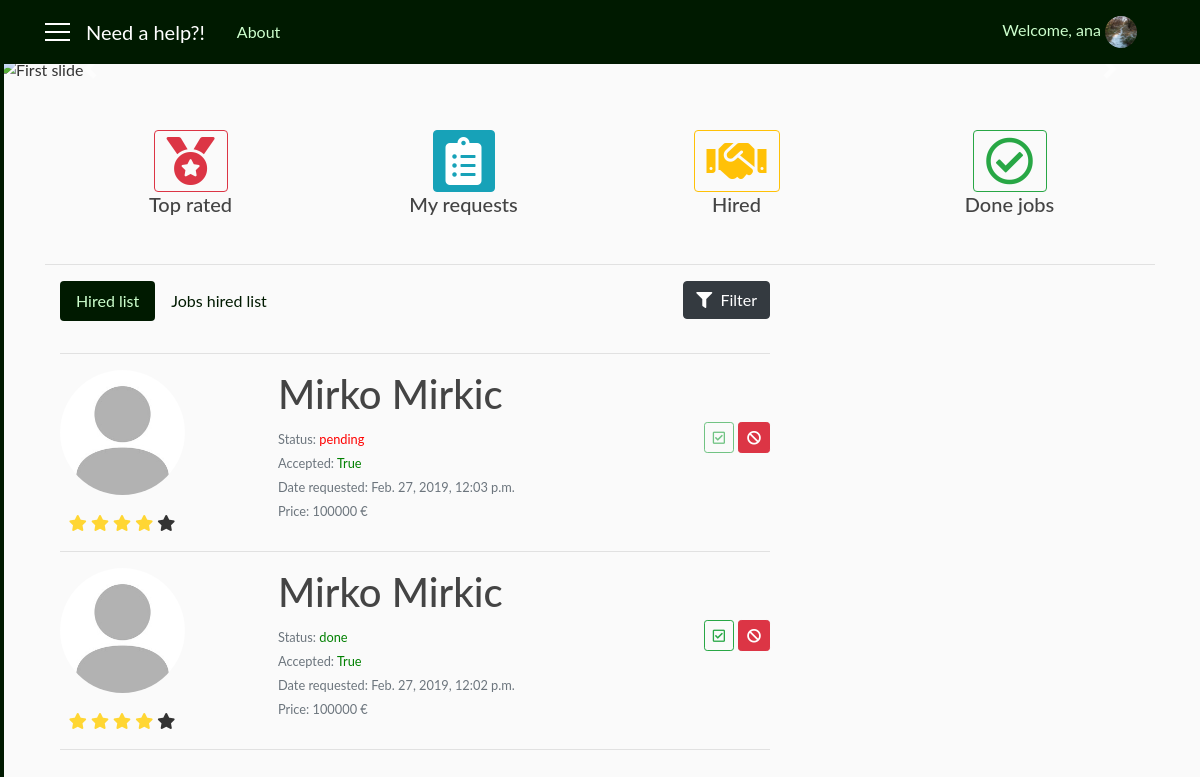
The page /hired_user/1 (signed in) on the database its author committed.
### user/models.py (models this page shows, shortened)
class Profile(models.Model):
    user = models.OneToOneField(User, on_delete=models.CASCADE)
    gender = models.CharField(max_length=10, choices=GENDER, default='male')
    address = models.CharField(max_length=30, blank=True)
    birth_date = models.DateField(null=True, blank=True)
    phone_number = models.CharField(max_length=100, blank=True)
    costs = models.IntegerField(default=100)
    role = models.CharField(max_length=15, choices=ROLES, default='client')
    profession = models.CharField(max_length=250, choices=PROFESSION, default='Other')
    knowledges = models.TextField(max_length=1000, blank=True)
    photo = models.ImageField(default='default_user.jpg', upload_to='profile_user')

class Hire(models.Model):
    user = models.ForeignKey(User, on_delete=models.CASCADE)
    repairman = models.IntegerField()
    status = models.CharField(max_length=100, default='pending')
    accepted = models.BooleanField(default=False)
    date = models.DateTimeField(auto_now_add=True)

### need_a_help_app/views.py (the view)
# urls.py: path('hired_user/<int:pk>', views.HiredListView.as_view(), name='hired_user'),
class HiredListView(LoginRequiredMixin, ListView):
    model = Hire
    template_name = 'need_a_help_app/hired_user.html'
    context_object_name = 'hir'
    paginate_by = 2
    def get_queryset(self):
        user = get_object_or_404(User, pk=self.kwargs.get('pk'))
        return Hire.objects.filter(user=user).order_by('-date')
    def get_context_data(self, **kwargs):
        context_data = super(HiredListView, self).get_context_data(**kwargs)
        users = User.objects.all()
        job = JobHire.objects.filter(status='pending').order_by('-date_hired')
        context_data['us'] = users
        context_data['job'] = job
        return context_data

### need_a_help_app/templates/need_a_help_app/hired_user.html (shortened to what this page needs)
{% extends 'need_a_help_app/base.html' %}
{% block content %}
   <div class="row">
    <div class="col-sm-8">
        <ul class="nav nav-pills mb-3" id="pills-tab" role="tablist">
        <li class="nav-item">
          <a class="nav-link active hire" id="pills-list-tab" data-toggle="pill" href="#pills-list" role="tab" aria-controls="pills-list" aria-selected="true">Hired list</a>
        </li>
        <li class="nav-item">
          <a class="nav-link hire" id="pills-jobs-tab" data-toggle="pill" href="#pills-jobs" role="tab" aria-controls="pills-jobs" aria-selected="false">Jobs hired list</a>
        </li>
      </ul>
    </div>
    <div class="col-sm-4" align="right">
        <button type="button" class="btn btn-dark" data-toggle="modal" data-target="#filter"><i class="fas fa-filter"></i>&nbsp Filter</button>
    </div>
   </div>
   <hr width="100%">
    <div class="tab-content" id="pills-tabContent">
      <div class="tab-pane fade show active" id="pills-list" role="tabpanel" aria-labelledby="pills-list-tab">
        {% if hir %}
           {% for i in hir %}
                <div class="row">
                    <div class="col-sm-3">
                        {% for j in us %}
                            {% if j.id == i.repairman %}
                                <a href="{% url 'info' j.id %}">
                                    <img class="rounded-circle account-img" src="{{ j.profile.photo.url }}">
                                </a>
                            {% endif %}
                        {% endfor %}
                        <div class="row">
                            <div class="col-sm-10" align="center">
                                <i class="fas fa-star" style="color: #ffd633" aria-hidden="true"></i>
                                <i class="fas fa-star" style="color: #ffd633" aria-hidden="true"></i>
                                <i class="fas fa-star" style="color: #ffd633" aria-hidden="true"></i>
                                <i class="fas fa-star" style="color: #ffd633" aria-hidden="true"></i>
                                <i class="fas fa-star" aria-hidden="true"></i>
                            </div>
                        </div>
                    </div>
                    <div class="col-sm-7 pl-5">
                        {% for j in us %}
                            {% if j.id == i.repairman %}
                                <h1>{{ j.first_name }} {{ j.last_name }}</h1>
                            {% endif %}
                        {% endfor %}
                        {% if i.status == 'pending' %}
                            <small class="text-secondary text-muted">Status: <span style="color: red">{{ i.status }}</span></small><br>
                        {% else %}
                            <small class="text-secondary text-muted">Status: <span style="color: green">{{ i.status }}</span></small><br>
                        {% endif %}
                        {% if not i.accepted %}
                            <small class="text-secondary text-muted">Accepted: <span style="color: red">{{ i.accepted }}</span></small><br>
                        {% else %}
                            <small class="text-secondary text-muted">Accepted: <span style="color: green">{{ i.accepted }}</span></small><br>
                        {% endif %}
                        <small class="text-secondary text-muted">Date requested: {{ i.date }}</small><br>
                        <small class="text-secondary text-muted">Price: 100000 €</small><br>
                    </div>
                    <div class="col-sm-2 pt-5" align="right">
                        {% if i.status == 'pending' %}
                            <a href="#" class="btn btn-outline-success btn-sm mt-1 mb-1 disabled"><i class="far fa-check-square"></i></a>
                        {% else %}
                            <button type="button" class="btn btn-outline-success btn-sm mt-1 mb-1" data-toggle="modal" data-target="#done_job"><i class="far fa-check-square"></i></button>
                        {% endif %}
                        <a href="#" class="btn btn-danger btn-sm mt-1 mb-1"><i class="fa fa-ban" aria-hidden="true"></i></a>
                    </div>
                </div>
                <hr width="100%">
           {% endfor %}
       {% else %}
        <h3 class="text-secondary text-muted" align="center">No results</h3>
       {% endif %}
      </div>
    </div>
{% endblock %}

### need_a_help_app/templates/need_a_help_app/base.html (shortened to what this page needs)
{% load static %}
<!DOCTYPE html>
<html>
    <head>
        <link rel="stylesheet" href="https://maxcdn.bootstrapcdn.com/bootstrap/4.0.0/css/bootstrap.min.css">
        <link rel="stylesheet" href="https://use.fontawesome.com/releases/v5.7.2/css/all.css">
        <link rel="stylesheet" type="text/css" href="{% static 'need_a_help_app/style.css' %}">
    </head>
    <body>
      <div id="wrapper">
          {% if user.is_authenticated and user.profile.role == 'client' %}
            <div id="sidebar-wrapper">
                <ul class="sidebar-nav">
                    <div class="list-group pt-2">
                      <a class="list-group-item sb" href="{% url 'main' %}">&nbsp; Home</a>
                      <a class="list-group-item sb" href="#">&nbsp; Messages</a>
                      <a class="list-group-item sb" href="{% url 'profile' %}">&nbsp; Settings</a>
                      <a class="list-group-item sb" href="{% url 'favorites' %}">&nbsp; My favourites</a>
                    </div>
                </ul>
            </div>
          {% endif %}
          <header class="site-header">
            <nav class="navbar navbar-expand-md navbar-dark bg-steel fixed-top">
              <div class="container">
                {% if user.is_authenticated %}
                  <a href='#' id='menu-toggle'><div class='menu-icon'></div>
                                  <div class='menu-icon'></div>
                                  <div class='menu-icon'></div></a>
                  <a class="navbar-brand mr-4 ml-3" href="{% url 'main' %}">Need a help?!</a>
                {% else %}
                  <a class="navbar-brand mr-4" href="#">Need a help?!</a>
                {% endif %}
                <div class="collapse navbar-collapse" id="navbarToggle">
                  <div class="navbar-nav mr-auto">
                    <a class="nav-item nav-link" href="{% url 'home' %}">About</a>
                  </div>
                  <div class="navbar-nav">
                    {% if user.is_authenticated %}
                      <span class="nav-item nav-link">Welcome, {{ user.username }}
                        <img class="rounded-circle navbar-img popOver" data-title="Logged in as {{ user.profile.role }}" data-content="
                            <a class='list-group-item sb' href='{% url 'info' user.id %}'><i class='fa fa-user fa-fw' aria-hidden='true'></i>&nbsp; My profile</a>
                            <a class='list-group-item sb' href='{% url 'logout' %}'><i class='fas fa-power-off'></i>&nbsp Logout</a>" data-placement="bottom" data-html="true" data-toggle="popover" data-container="body" data-trigger="click" src="{{ user.profile.photo.url }}">
                      </span>
                    {% else %}
                      <a class="nav-item nav-link" href="{% url 'login' %}">Login</a>
                      <a class="nav-item nav-link" href="{% url 'register' %}">Register</a>
                    {% endif %}
                  </div>
                </div>
              </div>
            </nav>
          </header>
          <div id="page-content-wrapper">
            {% if user.is_authenticated and user.profile.role == 'client' %}
              {% block app_client %}
                <div id="carouselExampleIndicators" class="carousel slide" data-ride="carousel">
                  <ol class="carousel-indicators">
                  </ol>
                  <div class="carousel-inner">
                        <div class="carousel-item active">
                            <img class="slide-img" src="https://www.bing.com/th?id=OIP.GdOM_bEhNhmrmAG4XTVTiQHaE8&pid=Api" alt="First slide">
                        </div>
                  </div>
                  <a class="carousel-control-prev" href="#carouselExampleIndicators" role="button" data-slide="prev">
                    <span class="carousel-control-prev-icon" aria-hidden="true"></span>
                  </a>
                  <a class="carousel-control-next" href="#carouselExampleIndicators" role="button" data-slide="next">
                    <span class="carousel-control-next-icon" aria-hidden="true"></span>
                  </a>
                </div>
                <div class="container">
                <br/>
                <div class="container p-4">
                    <div class="row" align="center">
                        <div class="col-sm-3">
                            <a href="#" class="btn btn-outline-danger"><i class="fas fa-medal fa-3x"></i></a>
                        </div>
                        <div class="col-sm-3">
                            <a href="{% url 'requests_user' user.id %}" class="btn btn-info"><i class="fas fa-clipboard-list fa-3x"></i></a>
                        </div>
                        <div class="col-sm-3">
                            <a href="{% url 'hired_user' user.id %}" class="btn btn-outline-warning"><i class="fas fa-handshake fa-3x"></i></a>
                        </div>
                        <div class="col-sm-3">
                            <a href="#" class="btn btn-outline-success"><i class="far fa-check-circle fa-3x"></i></a>
                        </div>
                    </div>
                    <div class="row" align="center">
                        <div class="col-sm-3">
                            <h5>Top rated</h5>
                        </div>
                        <div class="col-sm-3">
                            <h5>My requests</h5>
                        </div>
                        <div class="col-sm-3">
                            <h5>Hired</h5>
                        </div>
                        <div class="col-sm-3">
                            <h5>Done jobs</h5>
                        </div>
                    </div>
                </div>
                <hr width="100%">
              {% endblock %}
            {% endif %}
            <main role="main" class="container">
              <div class="row">
                <div class="col-sm-8">
                  {% block content %}{% endblock %}
                </div>
              </div>
            </main>
          </div>
    </div>
    </body>
</html>

### need_a_help_app/static/need_a_help_app/style.css (style rules this page uses)
body { background: #fafafa; color: #333333; margin-top: 56px; font-family: 'Lato'; }
h1, h2, h3, h4, h5, h6 { color: #444444; }
ul { margin: 0; }
.bg-steel { background-color: #001a00; }
.site-header .navbar-nav .nav-link { color: #ccffcc; }
.account-img { height: 125px; width: 125px; margin-right: 20px; margin-bottom: 16px; }
.navbar-img { height: 32px; width: 32px; margin-right: 10px; }
.carousel-inner .slide-img { width: 100%; height:250px; z-index: 1; position: relative; }
.menu-icon { width: 25px; height: 2px; background-color: white; margin: 6px 0; }
.sidebar-nav { padding-left: 0px; color: black; }
#sidebar-wrapper { z-index: 1; position: fixed; width: 0; height: 100%; overflow-y: hidden; background-color: #001a00; border: 2px solid #001a00; }
#page-content-wrapper { width: 100%; position: static; padding: 0; }
.sb { background-color: #001a00; color: #ccffcc; opacity: 0.9; }
.hire { color: #001a00; }
#pills-list-tab.active, #pills-jobs-tab.active, #pills-job-tab.active, #pills-req-tab.active { background-color: #001a00; color: #ccffcc; }

### rows shown on the page
Hire: status "pending", accepted "True", date "Feb. 27, 2019, 12:03 p.m."
Hire: status "done", accepted "True", date "Feb. 27, 2019, 12:02 p.m."

### other values the page prints
{{ user.username }} "ana"
{{ j.first_name }} "Mirko"
{{ j.last_name }} "Mirkic"
